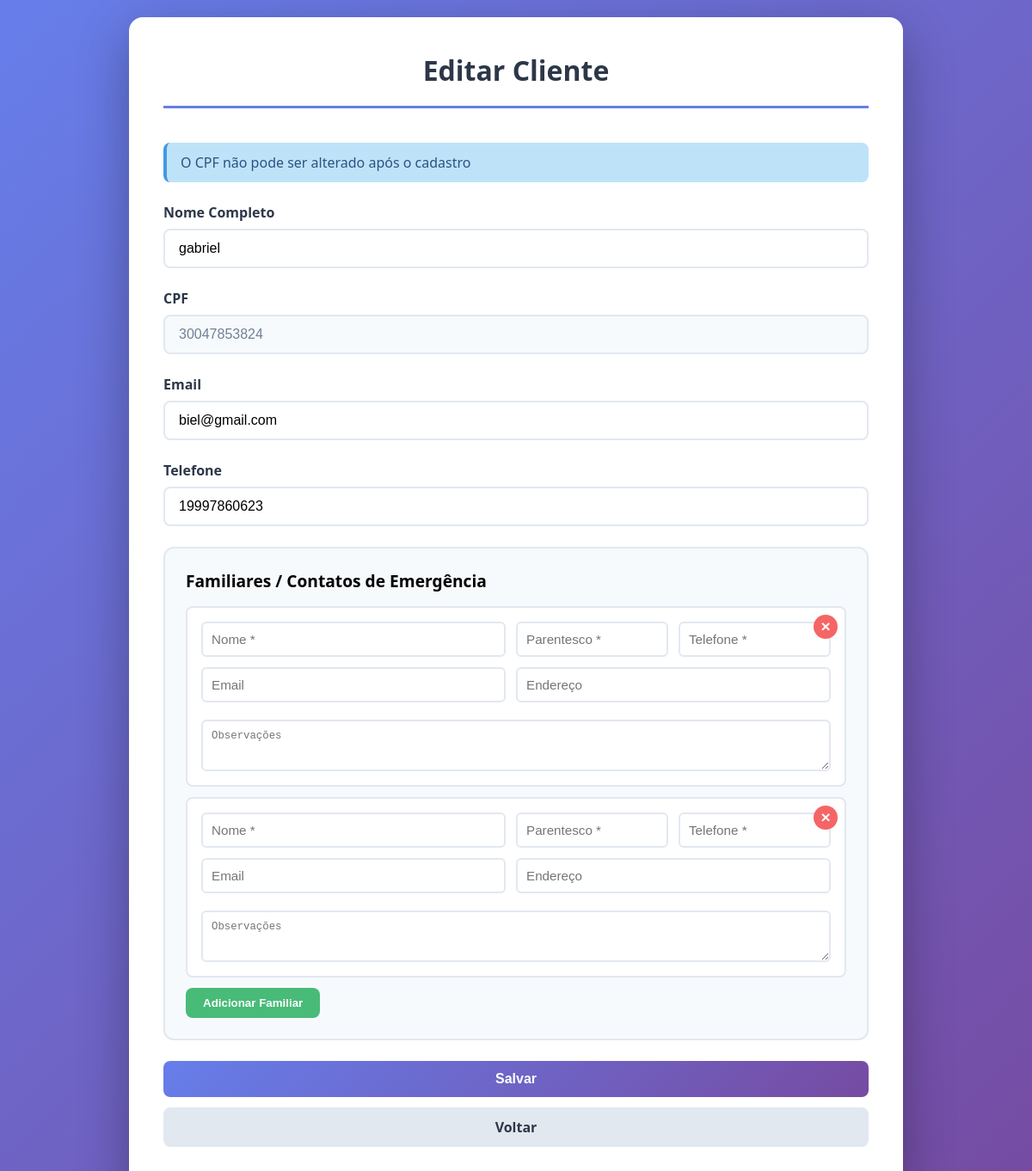
The page /editar/1 on the database its author committed.
### tables this page shows
CREATE TABLE clientes (
            id INTEGER PRIMARY KEY AUTOINCREMENT,
            nome TEXT NOT NULL,
            cpf TEXT NOT NULL UNIQUE,
            email TEXT NOT NULL,
            telefone TEXT NOT NULL
        );

### app.py (the view, shortened to what this page needs)
@app.route('/editar/<int:id>', methods=['GET', 'POST'])
def editar(id):
    conn = get_db()
    cursor = conn.cursor()
    cursor.execute('SELECT * FROM clientes WHERE id=?', (id,))
    cliente = cursor.fetchone()
    cursor.execute('SELECT * FROM familiares WHERE cliente_id=?', (id,))
    familiares = cursor.fetchall()
    familiares_json = json.dumps([dict(f) for f in familiares])
    return render_template('editar.html', cliente=cliente, familiares_json=familiares_json)

### app.py (called while the page is built, shortened)
def get_db():
    return _thread_local.db

### templates/editar.html (shortened to what this page needs)
<!DOCTYPE html>
<html lang="pt-BR">
<head>
</head>
<body>
    <div class="container">
        <header>
            <h1>Editar Cliente</h1>
        </header>
        <div class="info-box">O CPF não pode ser alterado após o cadastro</div>
        <form method="POST" id="formEditar">
            <div class="form-group">
                <label for="nome">Nome Completo</label>
                <input type="text" id="nome" name="nome" value="{{ cliente[1] }}" required>
            </div>
            <div class="form-group">
                <label for="cpf">CPF</label>
                <input type="text" id="cpf" name="cpf" value="{{ cliente[2] }}" disabled>
            </div>
            <div class="form-group">
                <label for="email">Email</label>
                <input type="email" id="email" name="email" value="{{ cliente[3] }}" required>
            </div>
            <div class="form-group">
                <label for="telefone">Telefone</label>
                <input type="tel" id="telefone" name="telefone" value="{{ cliente[4] }}" required>
            </div>
            <div class="medicamentos-section">
                <div class="section-title">Familiares / Contatos de Emergência</div>
                <div id="familiares-container">
                </div>
                <button type="button" class="btn-add-med" onclick="adicionarFamiliar()">Adicionar Familiar</button>
            </div>
            <button type="submit" class="btn btn-primary">Salvar</button>
            <a href="/cliente/{{ cliente[0] }}" class="btn btn-secondary">Voltar</a>
        </form>
    </div>
</body>
</html>

### templates/editar.html (style rules this page uses)
* { margin: 0; padding: 0; box-sizing: border-box; }
body { font-family: 'Segoe UI', Tahoma, Geneva, Verdana, sans-serif; background: linear-gradient(135deg, #667eea 0%, #764ba2 100%); min-height: 100vh; padding: 20px; }
.container { max-width: 900px; margin: 0 auto; background: white; border-radius: 16px; padding: 40px; box-shadow: 0 20px 60px rgba(0,0,0,0.3); }
header { text-align: center; margin-bottom: 40px; padding-bottom: 20px; border-bottom: 3px solid #667eea; }
h1 { color: #2d3748; font-size: 2em; }
.form-group { margin-bottom: 24px; }
label { display: block; margin-bottom: 8px; color: #2d3748; font-weight: 600; }
input, textarea { width: 100%; padding: 12px 16px; border: 2px solid #e2e8f0; border-radius: 8px; font-size: 1em; }
input:disabled { background-color: #f7fafc; color: #718096; }
.btn { display: inline-block; padding: 12px 24px; border-radius: 8px; text-decoration: none; font-weight: 600; border: none; cursor: pointer; font-size: 1em; transition: all 0.3s; width: 100%; text-align: center; margin-bottom: 12px; }
.btn-primary { background: linear-gradient(135deg, #667eea 0%, #764ba2 100%); color: white; }
.btn-secondary { background-color: #e2e8f0; color: #2d3748; }
.info-box { background-color: #bee3f8; border-left: 4px solid #4299e1; padding: 12px 16px; border-radius: 8px; margin-bottom: 24px; color: #2c5282; }
.medicamentos-section { background: #f7fafc; padding: 24px; border-radius: 12px; margin-bottom: 24px; border: 2px solid #e2e8f0; }
.section-title { font-size: 1.2em; font-weight: 600; margin-bottom: 16px; }
.btn-add-med { background: #48bb78; color: white; border: none; padding: 10px 20px; border-radius: 8px; cursor: pointer; font-weight: 600; }

### rows shown on the page
clientes: nome "gabriel", cpf "30047853824", email "biel@gmail.com", telefone "19997860623"
